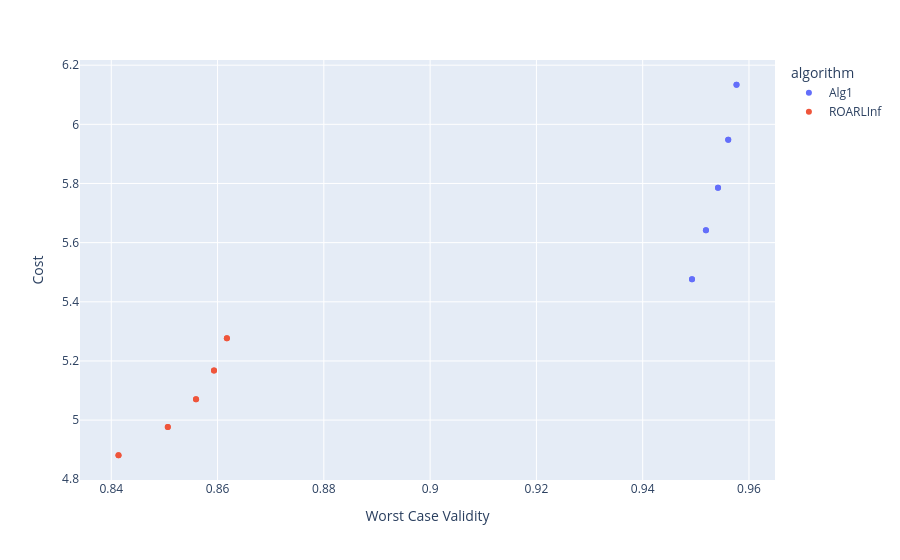

This figure's notebook cell:
### Code cell
px.scatter(df_graph, x="Worst Case Validity", y="Cost", color="algorithm")

### Figure 1 — Plotly figure (JSON) as saved in the notebook; plotly's stock layout.template omitted (floating-point values rounded to 4 significant figures)
{"data": [{"hovertemplate": "algorithm=Alg1<br>Worst Case Validity=%{x}<br>Cost=%{y}<extra></extra>", "legendgroup": "Alg1", "marker": {"color": "#636efa", "symbol": "circle"}, "mode": "markers", "name": "Alg1", "orientation": "v", "showlegend": true, "type": "scatter", "x": [0.9493, 0.9493, 0.9519, 0.9519, 0.9542, 0.9542, 0.9561, 0.9561, 0.9577, 0.9577], "xaxis": "x", "y": [5.476, 5.476, 5.642, 5.642, 5.786, 5.786, 5.948, 5.948, 6.134, 6.134], "yaxis": "y"}, {"hovertemplate": "algorithm=ROARLInf<br>Worst Case Validity=%{x}<br>Cost=%{y}<extra></extra>", "legendgroup": "ROARLInf", "marker": {"color": "#EF553B", "symbol": "circle"}, "mode": "markers", "name": "ROARLInf", "orientation": "v", "showlegend": true, "type": "scatter", "x": [0.8414, 0.8414, 0.8506, 0.8506, 0.8559, 0.8559, 0.8593, 0.8593, 0.8618, 0.8618], "xaxis": "x", "y": [4.881, 4.881, 4.977, 4.977, 5.07, 5.07, 5.168, 5.168, 5.276, 5.276], "yaxis": "y"}], "layout": {"legend": {"title": {"text": "algorithm"}, "tracegroupgap": 0}, "margin": {"t": 60}, "xaxis": {"anchor": "y", "domain": [0, 1], "title": {"text": "Worst Case Validity"}}, "yaxis": {"anchor": "x", "domain": [0, 1], "title": {"text": "Cost"}}}}
